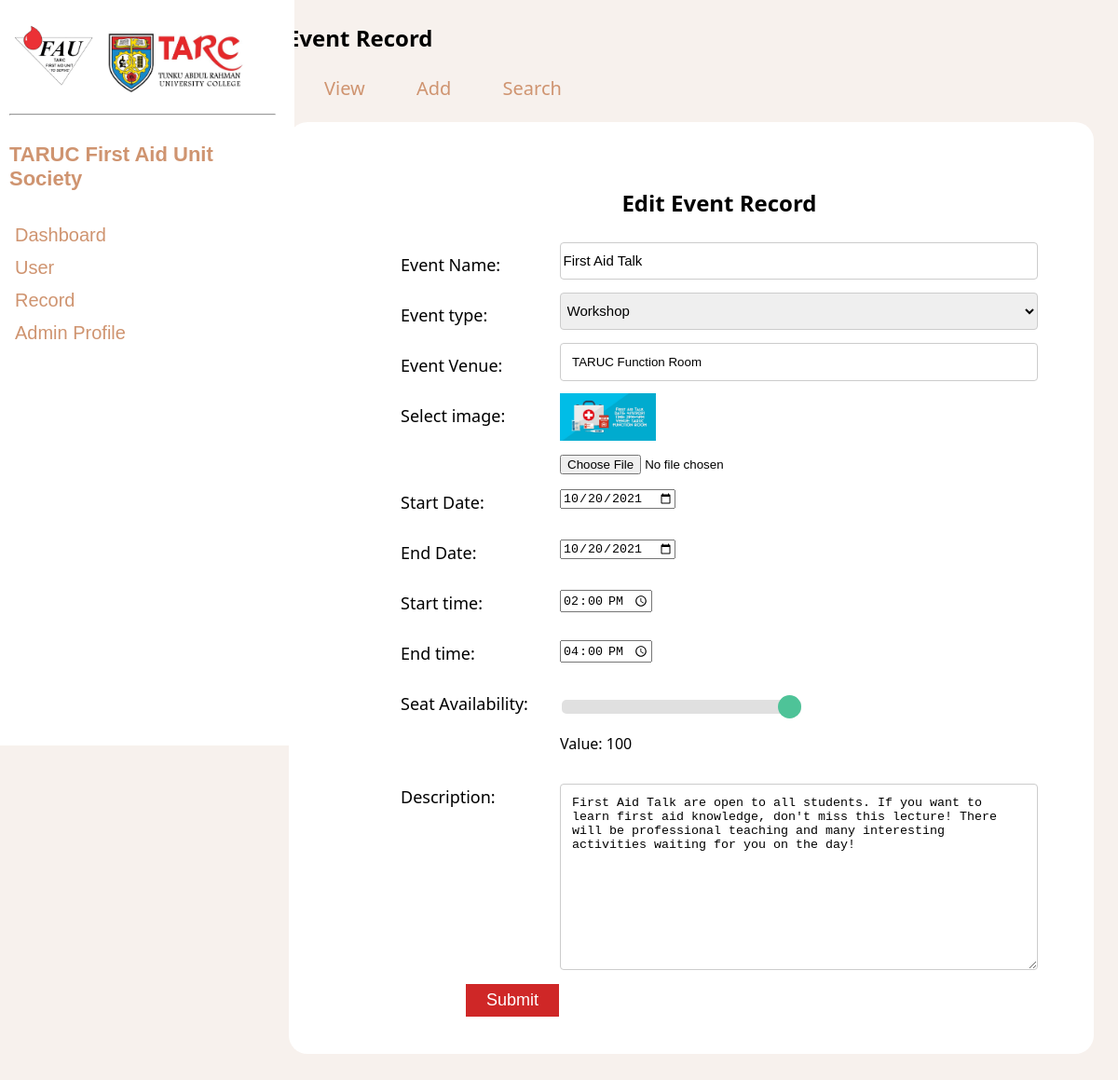
Page /srcAdmin/edit_event.php?id=1 (signed in) on the committed database.
### tables this page shows
CREATE TABLE `event` (
  `EventID` int(11) NOT NULL,
  `EventName` varchar(40) NOT NULL,
  `Category` varchar(30) NOT NULL,
  `StartDate` date NOT NULL,
  `EndDate` date NOT NULL,
  `StartTime` time NOT NULL,
  `EndTime` time NOT NULL,
  `Venue` varchar(40) NOT NULL,
  `No_of_Booking` int(11) NOT NULL,
  `Picture_location` varchar(40) NOT NULL,
  `Description` varchar(255) NOT NULL,
  `LimitBooking` int(11) NOT NULL
);

### srcAdmin/edit_event.php (the view, shortened to what this page needs)
<!DOCTYPE html>
<html>
    <head>
        <link rel="stylesheet" href="../css/admin_event_edit.css">
        <link rel="stylesheet" href="../css/admin_layout.css">
        <link rel="stylesheet" href="../css/admin_edit.css">
    </head>
    <body>
        <?php if (isset($_SESSION['AdminID'])) { ?>
            <?php include 'admin_nav.php'; ?>
            <div class="header">
                <h3>Event Record</h3>
                <nav class="record_nav">
                    <a href="admin_event_record.php" name="view" id="view">View</a>
                    <a href="insert_event.php" name="add" id="add">Add</a>
                    <a href="search_event.php" name="search" id="search">Search</a>
                </nav>
            </div>
            <div class="container">
                <form method="post" enctype="multipart/form-data" style="height: 1000px;">
            <?php
            if (empty($_SERVER['QUERY_STRING'])) {
                echo '<script>swal("Sorry!", "There was an error insert to database.", "error", {button: false,}).then((value) => {location.href="admin_event_record.php";});;</script>';
                $eventName = '';
                $end_date = '';
                $start_date = '';
                $start_time = '';
                $end_time = '';
                $seat = '';
                $description = '';
                $eventId = '';
                $venue = '';
                $picture = '';
            } else {
                parse_str($_SERVER['QUERY_STRING'], $queries);
                $con = new mysqli(DB_HOST, DB_USER, DB_PASS, DB_NAME);
                $eventName = "";
                $sql = "SELECT * FROM event where EventID = " . $queries['id'];
                if ($result = $con->query($sql)) {
                    while ($row = $result->fetch_object()) {
                        $eventName = $row->EventName;
                        $end_date = $row->EndDate;
                        $start_date = $row->StartDate;
                        $start_time = $row->StartTime;
                        $end_time = $row->EndTime;
                        $seat = $row->LimitBooking;
                        $description = $row->Description;
                        $venue = $row->Venue;
                        $eventType = $row->Category;
                        $picture = $row->Picture_location;
                    }
                }
            }
            ?>
                    <h1 style="text-align: center">Edit Event Record</h1>
                    <div class="row">
                        <div class="col-25">
                            <label for="event_name">Event Name:</label>
                        </div>
                        <div class="col-75">
                            <input type="text" id="name" name="name" placeholder="Event Name" value="<?php echo $eventName ?>">
                        </div>
                    </div>
                    <div class="row">
                        <div class="col-25">
                            <label for="event_type">Event type:</label>
                        </div>
                        <div class="col-75">
                            <select id="event" name="event">
                                <option value="Workshop"<?php if ($eventType == "Workshop") echo "selected='selected'"; ?>>Workshop</option>
                            </select>
                        </div>
                    </div>
                    <div class="row">
                        <div class="col-25">
                            <label for="event_venue">Event Venue:</label>
                        </div>
                        <div class="col-75">
                            <input type="text" id="venue" name="venue" value="<?php echo $venue ?>" placeholder="Event Venue">
                        </div>
                    </div>
                    <div class="row">
                        <div class="col-25">
                            <label for="img">Select image:</label>
                        </div>
                        <div class="col-75">
                            <img style="width:20%;"src="<?php echo $picture; ?>"/>
                            <br/><input type="file" name="fileToUpload" id="fileToUpload" style="margin-top: 10px;">
                        </div>
                    </div>
                    <div class="row">
                        <div class="col-25">
                            <label for="startDate">Start Date:</label>
                        </div>
                        <div class="col-75">
                            <input type="date" id="start_Date" name="start_Date" value="<?php echo $start_date ?>" style="margin-top: 10px;">
                        </div>
                    </div>
                    <div class="row">
                        <div class="col-25">
                            <label for="endDate">End Date:</label>
                        </div>
                        <div class="col-75">
                            <input type="date" id="end_Date" name="end_Date" value="<?php echo $end_date ?>" style="margin-top: 10px;">
                        </div>
                    </div>
                    <div class="row">
                        <div class="col-25">
                            <label for="appt">Start time:</label>
                        </div>
                        <div class="col-75">
                            <input type="time" id="start_time" name="start_time" value="<?php echo $start_time ?>" style="margin-top: 10px;">
                        </div>
                    </div>
                    <div class="row">
                        <div class="col-25">
                            <label for="appt">End time:</label>
                        </div>
                        <div class="col-75">
                            <input type="time" id="end_time" name="end_time" value="<?php echo $end_time ?>" style="margin-top: 10px;">
                        </div>
                    </div>
                    <div class="row">
                        <div class="col-25">
                            <label for="appt">Seat Availability:</label>
                        </div>
                        <div class="col-75">
                            <input type="range" min="1" max="100" value="<?php echo $seat ?>" class="slider" id="range" name="range" style="margin-top: 20px;">
                            <p>Value: <span id="value"></span></p>
                        </div>
                    </div>
                    <div class="row">
                        <div class="col-25">
                            <label for="description">Description:</label>
                        </div>
                        <div class="col-75">
                            <textarea id="subject" name="subject" placeholder="Write something.." style="height:200px;margin-top: 10px;"><?php echo $description ?> </textarea>
                        </div>
                    </div>
                    <div class="row">
                        <input type="Submit" value="Submit" id="submit" ;>
                    </div>
                </form>
            </div>
        </body>
    <?php
} else {
    header('location: admin_login.php');
}
?>
<?php include 'admin_footer.php'; ?>
</html>

### css/admin_event_edit.css (style rules this page uses)
.slider { -webkit-appearance: none; width: 50%; height: 15px; border-radius: 5px; background: #d3d3d3; outline: none; opacity: 0.7; -webkit-transition: .2s; transition: opacity .2s; }
* { box-sizing: border-box; }
input[type=text], select, textarea { width: 100%; padding: 12px; border: 1px solid #ccc; border-radius: 4px; resize: vertical; }
label { padding: 12px 12px 12px 0; display: inline-block; }
.col-25 { float: left; width: 25%; margin-top: 6px; }
.col-75 { float: left; width: 75%; margin-top: 6px; }
.row:after { content: ""; display: table; clear: both; }

### css/admin_layout.css (style rules this page uses)
body { background-color: rgb(247, 241, 237); margin: 0px; }

### css/admin_edit.css (style rules this page uses)
form { background-color: white; padding: 50px 60px 80px 120px; border-radius: 20px; font-family: Noto Sans, sans-serif; height: 650px; }
label { font-size: 18px; color: black; }
h3 { font-size: 24px; margin-left: 90px; }
#event,#name { width: 100%; height: 40px; padding: 0.5%; font-size: 15px; }
#submit,#reset { margin-left: 70px; height: 35px; margin-top: 10px; font-size: 18px; width: 100px; border: none; color: white; }
#submit { background-color: rgb(207, 39, 39); }
.record_nav { height: 50px; font-family: Noto Sans, sans-serif; font-size: 20px; }
h3 { margin-left: 10px; font-size: 24px; }
.header { margin-left: 58px; font-family:Noto Sans, sans-serif; }
a { text-decoration: none; }
#add, #view, #delete, #edit, #search { cursor: pointer; border: none; margin-left: 50px; color: rgb(207, 148, 112); }

### srcAdmin/edit_event.php (style rules this page uses)
form { width: 90%; margin-left: 70px; height: 950px; margin-bottom: 50px; }

### rows in the picture
event: name "First Aid Talk", event "Workshop", venue "TARUC Function Room", Picture_location (picture), start_Date "10/20/2021", end_Date "10/20/2021", start_time "14:00:00", end_time "16:00:00", range "100", subject "First Aid Talk are open to all students. If you want to learn first aid knowledge, don't miss this lecture! There will be professional teaching and many interesting activities waiting for you on the day!"
